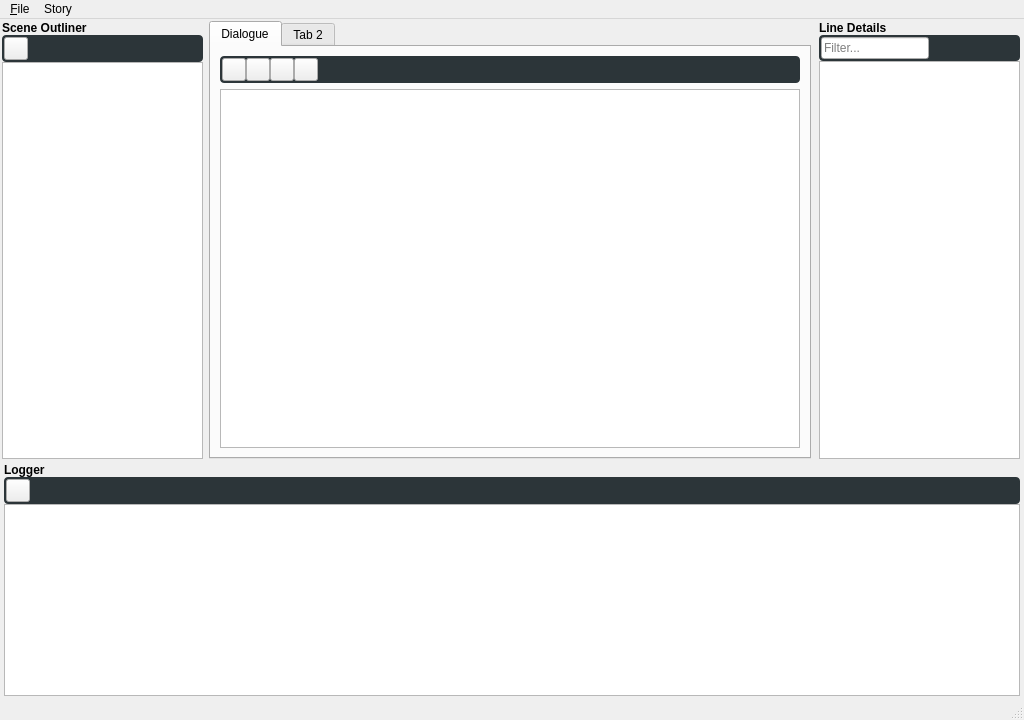
<?xml version="1.0" encoding="UTF-8"?>
<ui version="4.0">
 <class>MainWindow</class>
 <widget class="QMainWindow" name="MainWindow">
  <property name="geometry">
   <rect>
    <x>0</x>
    <y>0</y>
    <width>1024</width>
    <height>720</height>
   </rect>
  </property>
  <property name="windowTitle">
   <string>GVN Editor</string>
  </property>
  <widget class="QWidget" name="centralwidget">
   <layout class="QGridLayout" name="gridLayout">
    <property name="leftMargin">
     <number>0</number>
    </property>
    <property name="topMargin">
     <number>0</number>
    </property>
    <property name="rightMargin">
     <number>0</number>
    </property>
    <property name="bottomMargin">
     <number>0</number>
    </property>
    <property name="spacing">
     <number>0</number>
    </property>
    <item row="0" column="1">
     <widget class="QWidget" name="EditingContainer" native="true">
      <layout class="QVBoxLayout" name="verticalLayout_2">
       <property name="spacing">
        <number>0</number>
       </property>
       <property name="leftMargin">
        <number>4</number>
       </property>
       <property name="topMargin">
        <number>2</number>
       </property>
       <property name="rightMargin">
        <number>4</number>
       </property>
       <property name="bottomMargin">
        <number>2</number>
       </property>
       <item>
        <widget class="QTabWidget" name="DataManagerContainer">
         <property name="currentIndex">
          <number>0</number>
         </property>
         <widget class="QWidget" name="TabDialogueEditor">
          <attribute name="title">
           <string>Dialogue</string>
          </attribute>
          <layout class="QVBoxLayout" name="DEditorTabLayout">
           <item>
            <widget class="QFrame" name="DialogueEditorToolBar">
             <property name="sizePolicy">
              <sizepolicy hsizetype="Expanding" vsizetype="Minimum">
               <horstretch>0</horstretch>
               <verstretch>0</verstretch>
              </sizepolicy>
             </property>
             <property name="autoFillBackground">
              <bool>false</bool>
             </property>
             <property name="styleSheet">
              <string notr="true">QFrame, QLabel, QToolTip {
    border-radius: 4px;
    background-color: rgb(44,53,57);
}</string>
             </property>
             <property name="frameShape">
              <enum>QFrame::StyledPanel</enum>
             </property>
             <property name="frameShadow">
              <enum>QFrame::Raised</enum>
             </property>
             <layout class="QHBoxLayout" name="DEditorToolbarMainLayout">
              <property name="spacing">
               <number>0</number>
              </property>
              <property name="leftMargin">
               <number>2</number>
              </property>
              <property name="topMargin">
               <number>2</number>
              </property>
              <property name="rightMargin">
               <number>2</number>
              </property>
              <property name="bottomMargin">
               <number>2</number>
              </property>
              <item>
               <widget class="QToolButton" name="AddEntryButton">
                <property name="sizePolicy">
                 <sizepolicy hsizetype="Fixed" vsizetype="Fixed">
                  <horstretch>0</horstretch>
                  <verstretch>0</verstretch>
                 </sizepolicy>
                </property>
                <property name="text">
                 <string/>
                </property>
                <property name="icon">
                 <iconset>
                  <normaloff>../EditorGraphics/Plus.png</normaloff>../EditorGraphics/Plus.png</iconset>
                </property>
                <attribute name="buttonGroup">
                 <string notr="true">buttonGroup</string>
                </attribute>
               </widget>
              </item>
              <item>
               <widget class="QToolButton" name="RemoveEntryButton">
                <property name="sizePolicy">
                 <sizepolicy hsizetype="Fixed" vsizetype="Fixed">
                  <horstretch>0</horstretch>
                  <verstretch>0</verstretch>
                 </sizepolicy>
                </property>
                <property name="text">
                 <string/>
                </property>
                <property name="icon">
                 <iconset>
                  <normaloff>../EditorGraphics/Minus.png</normaloff>../EditorGraphics/Minus.png</iconset>
                </property>
                <attribute name="buttonGroup">
                 <string notr="true">buttonGroup</string>
                </attribute>
               </widget>
              </item>
              <item>
               <widget class="QToolButton" name="MoveEntryUpButton">
                <property name="sizePolicy">
                 <sizepolicy hsizetype="Fixed" vsizetype="Fixed">
                  <horstretch>0</horstretch>
                  <verstretch>0</verstretch>
                 </sizepolicy>
                </property>
                <property name="text">
                 <string/>
                </property>
                <property name="icon">
                 <iconset>
                  <normaloff>../EditorGraphics/Up.png</normaloff>../EditorGraphics/Up.png</iconset>
                </property>
               </widget>
              </item>
              <item>
               <widget class="QToolButton" name="MoveEntryDownButton">
                <property name="sizePolicy">
                 <sizepolicy hsizetype="Fixed" vsizetype="Fixed">
                  <horstretch>0</horstretch>
                  <verstretch>0</verstretch>
                 </sizepolicy>
                </property>
                <property name="text">
                 <string/>
                </property>
                <property name="icon">
                 <iconset>
                  <normaloff>../EditorGraphics/Down.png</normaloff>../EditorGraphics/Down.png</iconset>
                </property>
               </widget>
              </item>
              <item>
               <spacer name="HorizontalSpacer">
                <property name="orientation">
                 <enum>Qt::Horizontal</enum>
                </property>
                <property name="sizeHint" stdset="0">
                 <size>
                  <width>534</width>
                  <height>20</height>
                 </size>
                </property>
               </spacer>
              </item>
             </layout>
            </widget>
           </item>
           <item>
            <widget class="QTableView" name="DialogueTable"/>
           </item>
          </layout>
         </widget>
         <widget class="QWidget" name="tab_2">
          <attribute name="title">
           <string>Tab 2</string>
          </attribute>
         </widget>
        </widget>
       </item>
      </layout>
     </widget>
    </item>
    <item row="0" column="2">
     <widget class="QWidget" name="LineDetailsContainer" native="true">
      <layout class="QVBoxLayout" name="LineDetailsLayout">
       <property name="spacing">
        <number>0</number>
       </property>
       <property name="leftMargin">
        <number>4</number>
       </property>
       <property name="topMargin">
        <number>2</number>
       </property>
       <property name="rightMargin">
        <number>4</number>
       </property>
       <property name="bottomMargin">
        <number>2</number>
       </property>
       <item>
        <widget class="QLabel" name="LineDetailsTitle">
         <property name="font">
          <font>
           <weight>75</weight>
           <bold>true</bold>
          </font>
         </property>
         <property name="text">
          <string>Line Details</string>
         </property>
        </widget>
       </item>
       <item>
        <widget class="QFrame" name="lineDetailsToolbar">
         <property name="sizePolicy">
          <sizepolicy hsizetype="Expanding" vsizetype="Minimum">
           <horstretch>0</horstretch>
           <verstretch>0</verstretch>
          </sizepolicy>
         </property>
         <property name="autoFillBackground">
          <bool>false</bool>
         </property>
         <property name="styleSheet">
          <string notr="true">QFrame, QLabel, QToolTip {
    border-radius: 4px;
    background-color: rgb(44,53,57);
}</string>
         </property>
         <property name="frameShape">
          <enum>QFrame::StyledPanel</enum>
         </property>
         <property name="frameShadow">
          <enum>QFrame::Raised</enum>
         </property>
         <layout class="QHBoxLayout" name="lineDetailsToolbarLayout">
          <property name="spacing">
           <number>0</number>
          </property>
          <property name="leftMargin">
           <number>2</number>
          </property>
          <property name="topMargin">
           <number>2</number>
          </property>
          <property name="rightMargin">
           <number>2</number>
          </property>
          <property name="bottomMargin">
           <number>2</number>
          </property>
          <item>
           <widget class="QLineEdit" name="filterDetailInput">
            <property name="inputMask">
             <string/>
            </property>
            <property name="text">
             <string/>
            </property>
            <property name="placeholderText">
             <string>Filter...</string>
            </property>
           </widget>
          </item>
          <item>
           <spacer name="lineDetailsToolbarSpacer">
            <property name="orientation">
             <enum>Qt::Horizontal</enum>
            </property>
            <property name="sizeHint" stdset="0">
             <size>
              <width>40</width>
              <height>20</height>
             </size>
            </property>
           </spacer>
          </item>
         </layout>
        </widget>
       </item>
       <item>
        <widget class="QListView" name="DetailsList"/>
       </item>
      </layout>
     </widget>
    </item>
    <item row="1" column="0" colspan="3">
     <widget class="QWidget" name="LoggerContainer" native="true">
      <property name="sizePolicy">
       <sizepolicy hsizetype="Expanding" vsizetype="Maximum">
        <horstretch>0</horstretch>
        <verstretch>0</verstretch>
       </sizepolicy>
      </property>
      <layout class="QVBoxLayout" name="LoggerContainerLayout">
       <property name="spacing">
        <number>0</number>
       </property>
       <property name="leftMargin">
        <number>4</number>
       </property>
       <property name="topMargin">
        <number>2</number>
       </property>
       <property name="rightMargin">
        <number>4</number>
       </property>
       <property name="bottomMargin">
        <number>2</number>
       </property>
       <item>
        <widget class="QLabel" name="loggerTitle">
         <property name="font">
          <font>
           <weight>75</weight>
           <bold>true</bold>
          </font>
         </property>
         <property name="text">
          <string>Logger</string>
         </property>
        </widget>
       </item>
       <item>
        <widget class="QFrame" name="LoggerToolbar">
         <property name="sizePolicy">
          <sizepolicy hsizetype="Expanding" vsizetype="Minimum">
           <horstretch>0</horstretch>
           <verstretch>0</verstretch>
          </sizepolicy>
         </property>
         <property name="autoFillBackground">
          <bool>false</bool>
         </property>
         <property name="styleSheet">
          <string notr="true">QFrame, QLabel, QToolTip {
    border-radius: 4px;
    background-color: rgb(44,53,57);
}</string>
         </property>
         <property name="frameShape">
          <enum>QFrame::StyledPanel</enum>
         </property>
         <property name="frameShadow">
          <enum>QFrame::Raised</enum>
         </property>
         <layout class="QHBoxLayout" name="LoggerToolbarLayout">
          <property name="spacing">
           <number>0</number>
          </property>
          <property name="leftMargin">
           <number>2</number>
          </property>
          <property name="topMargin">
           <number>2</number>
          </property>
          <property name="rightMargin">
           <number>2</number>
          </property>
          <property name="bottomMargin">
           <number>2</number>
          </property>
          <item>
           <widget class="QToolButton" name="clearLogButton">
            <property name="sizePolicy">
             <sizepolicy hsizetype="Fixed" vsizetype="Fixed">
              <horstretch>0</horstretch>
              <verstretch>0</verstretch>
             </sizepolicy>
            </property>
            <property name="text">
             <string/>
            </property>
            <property name="icon">
             <iconset>
              <normaloff>../EditorGraphics/Plus.png</normaloff>../EditorGraphics/Plus.png</iconset>
            </property>
           </widget>
          </item>
          <item>
           <spacer name="loggerToolbarSpacer">
            <property name="orientation">
             <enum>Qt::Horizontal</enum>
            </property>
            <property name="sizeHint" stdset="0">
             <size>
              <width>40</width>
              <height>20</height>
             </size>
            </property>
           </spacer>
          </item>
         </layout>
        </widget>
       </item>
       <item>
        <widget class="QListWidget" name="logList"/>
       </item>
      </layout>
     </widget>
    </item>
    <item row="0" column="0">
     <widget class="QWidget" name="SceneOutlinerContainer" native="true">
      <layout class="QVBoxLayout" name="SceneOutlinerLayout">
       <property name="spacing">
        <number>0</number>
       </property>
       <property name="leftMargin">
        <number>2</number>
       </property>
       <property name="topMargin">
        <number>2</number>
       </property>
       <property name="rightMargin">
        <number>2</number>
       </property>
       <property name="bottomMargin">
        <number>2</number>
       </property>
       <item>
        <widget class="QLabel" name="SceneOutlinerTitle">
         <property name="font">
          <font>
           <weight>75</weight>
           <bold>true</bold>
          </font>
         </property>
         <property name="text">
          <string>Scene Outliner</string>
         </property>
        </widget>
       </item>
       <item>
        <widget class="QFrame" name="SceneOutlinerToolbar">
         <property name="sizePolicy">
          <sizepolicy hsizetype="Expanding" vsizetype="Minimum">
           <horstretch>0</horstretch>
           <verstretch>0</verstretch>
          </sizepolicy>
         </property>
         <property name="autoFillBackground">
          <bool>false</bool>
         </property>
         <property name="styleSheet">
          <string notr="true">QFrame, QLabel, QToolTip {
    border-radius: 4px;
    background-color: rgb(44,53,57);
}</string>
         </property>
         <property name="frameShape">
          <enum>QFrame::StyledPanel</enum>
         </property>
         <property name="frameShadow">
          <enum>QFrame::Raised</enum>
         </property>
         <layout class="QHBoxLayout" name="SceneOutlinerToolbarLayout">
          <property name="spacing">
           <number>0</number>
          </property>
          <property name="leftMargin">
           <number>2</number>
          </property>
          <property name="topMargin">
           <number>2</number>
          </property>
          <property name="rightMargin">
           <number>2</number>
          </property>
          <property name="bottomMargin">
           <number>2</number>
          </property>
          <item>
           <widget class="QToolButton" name="addChapterButton">
            <property name="sizePolicy">
             <sizepolicy hsizetype="Fixed" vsizetype="Fixed">
              <horstretch>0</horstretch>
              <verstretch>0</verstretch>
             </sizepolicy>
            </property>
            <property name="text">
             <string/>
            </property>
            <property name="icon">
             <iconset>
              <normaloff>../EditorGraphics/Plus.png</normaloff>../EditorGraphics/Plus.png</iconset>
            </property>
           </widget>
          </item>
          <item>
           <spacer name="sceneOutlinerHeaderSpacer">
            <property name="orientation">
             <enum>Qt::Horizontal</enum>
            </property>
            <property name="sizeHint" stdset="0">
             <size>
              <width>40</width>
              <height>20</height>
             </size>
            </property>
           </spacer>
          </item>
         </layout>
        </widget>
       </item>
       <item>
        <widget class="QTreeView" name="SceneList"/>
       </item>
      </layout>
     </widget>
    </item>
   </layout>
  </widget>
  <widget class="QMenuBar" name="menubar">
   <property name="geometry">
    <rect>
     <x>0</x>
     <y>0</y>
     <width>1024</width>
     <height>21</height>
    </rect>
   </property>
   <widget class="QMenu" name="fileMenu">
    <property name="title">
     <string>&amp;File</string>
    </property>
    <addaction name="exitAction"/>
   </widget>
   <widget class="QMenu" name="storyMenu">
    <property name="title">
     <string>Story</string>
    </property>
    <addaction name="createDialogueFileAction"/>
    <addaction name="loadDialogueFileAction"/>
    <addaction name="saveDialogueFileAsAction"/>
   </widget>
   <addaction name="fileMenu"/>
   <addaction name="storyMenu"/>
  </widget>
  <widget class="QStatusBar" name="statusbar"/>
  <action name="exitAction">
   <property name="text">
    <string>E&amp;xit</string>
   </property>
   <property name="shortcut">
    <string>Ctrl+Q</string>
   </property>
  </action>
  <action name="insertRowAction">
   <property name="text">
    <string>Insert Row</string>
   </property>
   <property name="shortcut">
    <string>Ctrl+I, R</string>
   </property>
  </action>
  <action name="removeRowAction">
   <property name="text">
    <string>Remove Row</string>
   </property>
   <property name="shortcut">
    <string>Ctrl+R, R</string>
   </property>
  </action>
  <action name="loadDataAction">
   <property name="text">
    <string>Load Story Data</string>
   </property>
  </action>
  <action name="testAction">
   <property name="text">
    <string>test</string>
   </property>
  </action>
  <action name="loadDialogueFileAction">
   <property name="text">
    <string>Open Dialogue File</string>
   </property>
  </action>
  <action name="createDialogueFileAction">
   <property name="text">
    <string>New Dialogue File</string>
   </property>
  </action>
  <action name="saveDialogueFileAsAction">
   <property name="text">
    <string>Save Dialogue File As...</string>
   </property>
  </action>
 </widget>
 <resources/>
 <connections/>
 <buttongroups>
  <buttongroup name="buttonGroup"/>
 </buttongroups>
</ui>
